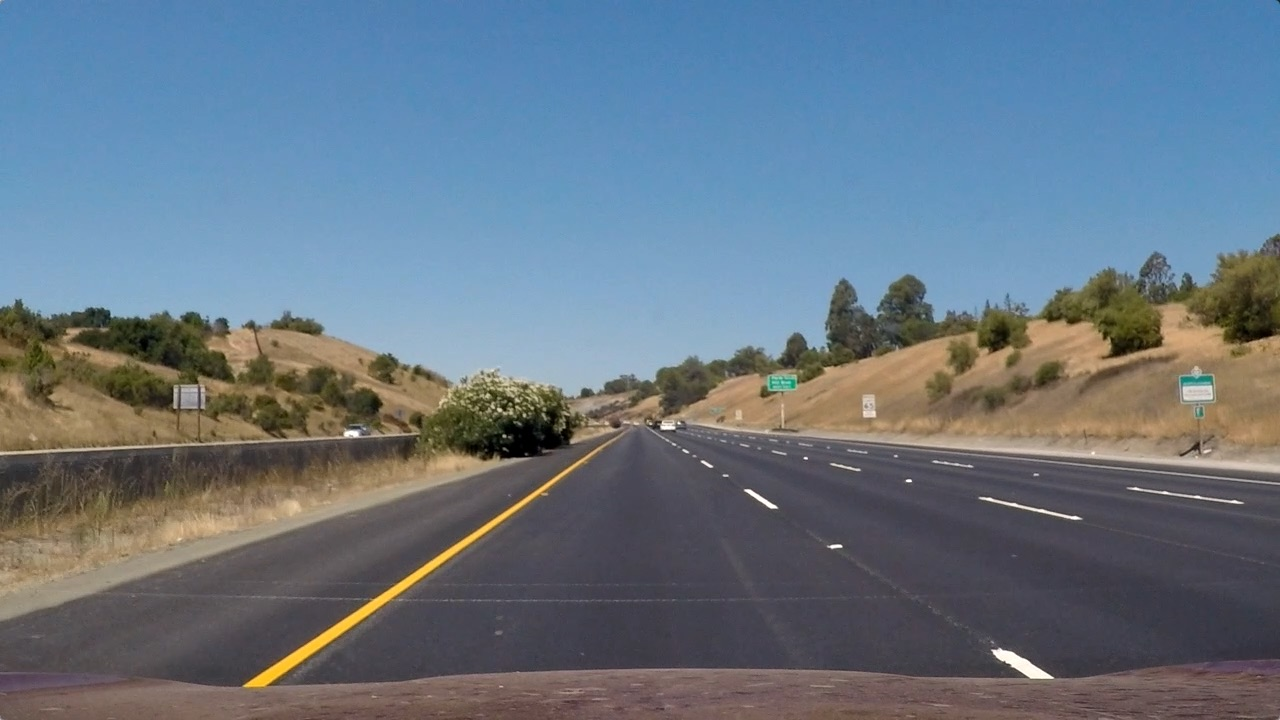
#> input picture test_images/straight_lines1.jpg, 1280 x 720 px; its folder holds only this picture in this run
$ python correct_distorsion.py
#> lines starting #> are read from the running program, lines starting #| are printed output that depends on the picture
import numpy as np
import cv2
import matplotlib.pyplot as plt
import matplotlib.image as mpimg
import glob
import pickle


try:
    saved_dist = pickle.load(open('calibrate_camera.p', 'rb'), encoding='latin1')
#> (reads calibrate_camera.p from the repository)
    mtx = saved_dist['mtx']
    dist = saved_dist['dist']
except (OSError, IOError):  # No progress file yet available
    print("No saved distorsion data. Run camera_calibration.py")

# Collect all example images by name
images = glob.glob("test_images/*.jpg")
print("IM: ",images)

for img_name in images:
    img = mpimg.imread(img_name)
#> img is the input picture: shape (720, 1280, 3); mean R, G, B 103.2, 117.7, 131.2
    dst = cv2.undistort(img, mtx, dist, None, mtx)
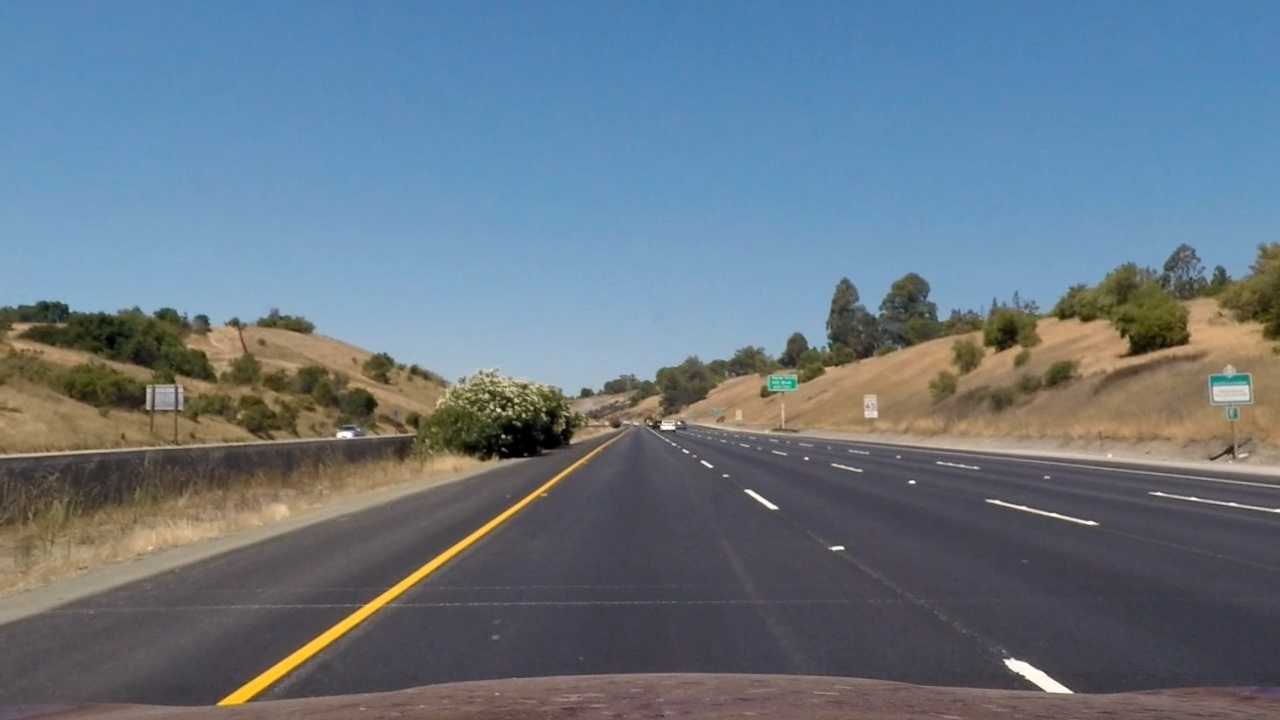
#> dst: shape (720, 1280, 3); mean R, G, B 103.6, 118.3, 131.6
    f, (ax1, ax2) = plt.subplots(2, 1, figsize=(8, 8), sharex=True)
    ax1.imshow(img)
    ax1.set_title(img_name)
    ax2.imshow(dst)
    ax2.set_title("Undistorted image")
    plt.show()
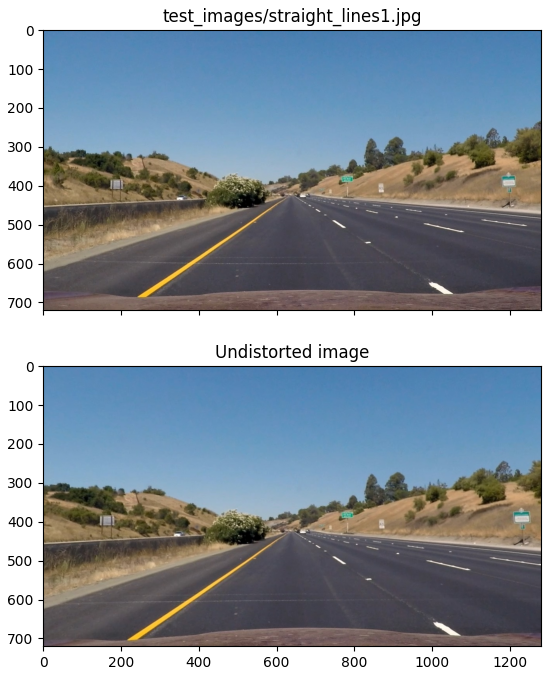
#> figure drawn by matplotlib, 2 panels
